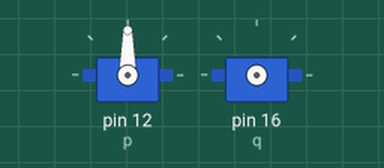
Simulated run of this program. Board: Raspberry Pi (header pin numbers). Shown: 2 × servo. Servo angles are drawn from the pulse width (0.5 ms = 0°, 2.5 ms = 180°); what the program prints to the terminal is not drawn.

Above: at 1.05 s.
At 5.0 s:
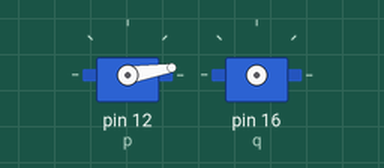
At 9.0 s:
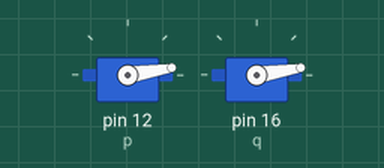
Timing chart, 0 to 11.4 s (numbered marks = the images above):
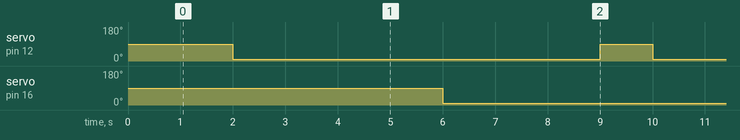

Measured:
- by itself, servo on pin 12 (p), servo on pin 16 (q): alternates 90° for 1.0 s and 9° for 7.0 s

The program:

02_testServoMotors.py
```python
import RPi.GPIO as GPIO
import time

GPIO.setwarnings(False)
GPIO.setmode(GPIO.BOARD) # gpio.setmode(gpio.BCM)
GPIO.setup(12, GPIO.OUT) # pin number 12
GPIO.setup(16, GPIO.OUT) # pin number 16
# board == pin number
# bcm == GPIO number

p = GPIO.PWM(12, 50)
p.start(90)

q = GPIO.PWM(16, 50)
q.start(90)

print("Wait for 1 sec.")
time.sleep(1)

def move_moter(moter):
    moter.ChangeDutyCycle(7.5) # for 90 deg. and 12.5 is 180 deg.
    time.sleep(1)
    moter.ChangeDutyCycle(3)
    time.sleep(1)

    # moter.stop()
    # GPIO.cleanup()

while True:
    move_moter(p)
    time.sleep(2)

    move_moter(q)
    time.sleep(2)


    #p.ChangeDutyCycle(7.5) # for 90 deg.
    #time.sleep(3/2)
    #p.ChangeDutyCycle(11.5)
    #time.sleep(3/2)


    #p.ChangeDutyCycle(10)
    #time.sleep(0.5)
```
